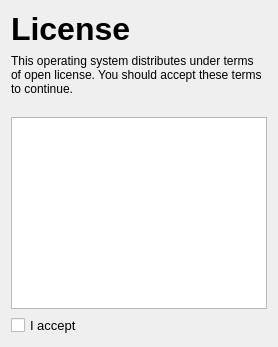
      <widget class="QWidget" name="licensePage">
       <layout class="QVBoxLayout" name="verticalLayout_3">
        <item>
         <layout class="QHBoxLayout" name="horizontalLayout_32">
          <item>
           <widget class="QLabel" name="label_2">
            <property name="text">
             <string>&lt;!DOCTYPE HTML PUBLIC &quot;-//W3C//DTD HTML 4.0//EN&quot; &quot;http://www.w3.org/TR/REC-html40/strict.dtd&quot;&gt;
&lt;html&gt;&lt;head&gt;&lt;meta name=&quot;qrichtext&quot; content=&quot;1&quot; /&gt;&lt;style type=&quot;text/css&quot;&gt;
p, li { white-space: pre-wrap; }
&lt;/style&gt;&lt;/head&gt;&lt;body style=&quot; font-family:'Droid Sans'; font-size:10pt; font-weight:400; font-style:normal;&quot;&gt;
&lt;p style=&quot; margin-top:0px; margin-bottom:0px; margin-left:0px; margin-right:0px; -qt-block-indent:0; text-indent:0px;&quot;&gt;&lt;span style=&quot; font-family:'Tahoma'; font-size:24pt; font-weight:600;&quot;&gt;License&lt;/span&gt;&lt;/p&gt;&lt;/body&gt;&lt;/html&gt;</string>
            </property>
            <property name="wordWrap">
             <bool>true</bool>
            </property>
           </widget>
          </item>
          <item>
           <spacer name="horizontalSpacer_13">
            <property name="orientation">
             <enum>Qt::Horizontal</enum>
            </property>
            <property name="sizeHint" stdset="0">
             <size>
              <width>40</width>
              <height>20</height>
             </size>
            </property>
           </spacer>
          </item>
          <item>
           <layout class="QVBoxLayout" name="verticalLayout_28">
            <item>
             <spacer name="verticalSpacer_26">
              <property name="orientation">
               <enum>Qt::Vertical</enum>
              </property>
              <property name="sizeType">
               <enum>QSizePolicy::Fixed</enum>
              </property>
              <property name="sizeHint" stdset="0">
               <size>
                <width>20</width>
                <height>9</height>
               </size>
              </property>
             </spacer>
            </item>
            <item>
             <widget class="QLabel" name="label_35">
              <property name="text">
               <string/>
              </property>
              <property name="pixmap">
               <pixmap resource="mainwindow.qrc">:/setupRoots/icons/agilia_installer_head.png</pixmap>
              </property>
             </widget>
            </item>
           </layout>
          </item>
         </layout>
        </item>
        <item>
         <widget class="QLabel" name="label_36">
          <property name="text">
           <string>This operating system distributes under terms of open license. You should accept these terms to continue.</string>
          </property>
          <property name="wordWrap">
           <bool>true</bool>
          </property>
         </widget>
        </item>
        <item>
         <spacer name="verticalSpacer_4">
          <property name="orientation">
           <enum>Qt::Vertical</enum>
          </property>
          <property name="sizeType">
           <enum>QSizePolicy::Fixed</enum>
          </property>
          <property name="sizeHint" stdset="0">
           <size>
            <width>20</width>
            <height>15</height>
           </size>
          </property>
         </spacer>
        </item>
        <item>
         <layout class="QHBoxLayout" name="horizontalLayout_5">
          <item>
           <widget class="QTextBrowser" name="licenseBrowser">
            <property name="maximumSize">
             <size>
              <width>16777215</width>
              <height>16777215</height>
             </size>
            </property>
            <property name="font">
             <font>
              <pointsize>10</pointsize>
             </font>
            </property>
           </widget>
          </item>
         </layout>
        </item>
        <item>
         <layout class="QHBoxLayout" name="horizontalLayout_3">
          <item>
           <widget class="QCheckBox" name="licenseAcceptCheckBox">
            <property name="font">
             <font>
              <pointsize>10</pointsize>
             </font>
            </property>
            <property name="text">
             <string>I accept</string>
            </property>
           </widget>
          </item>
          <item>
           <spacer name="horizontalSpacer_2">
            <property name="orientation">
             <enum>Qt::Horizontal</enum>
            </property>
            <property name="sizeHint" stdset="0">
             <size>
              <width>40</width>
              <height>20</height>
             </size>
            </property>
           </spacer>
          </item>
         </layout>
        </item>
       </layout>
      </widget>
